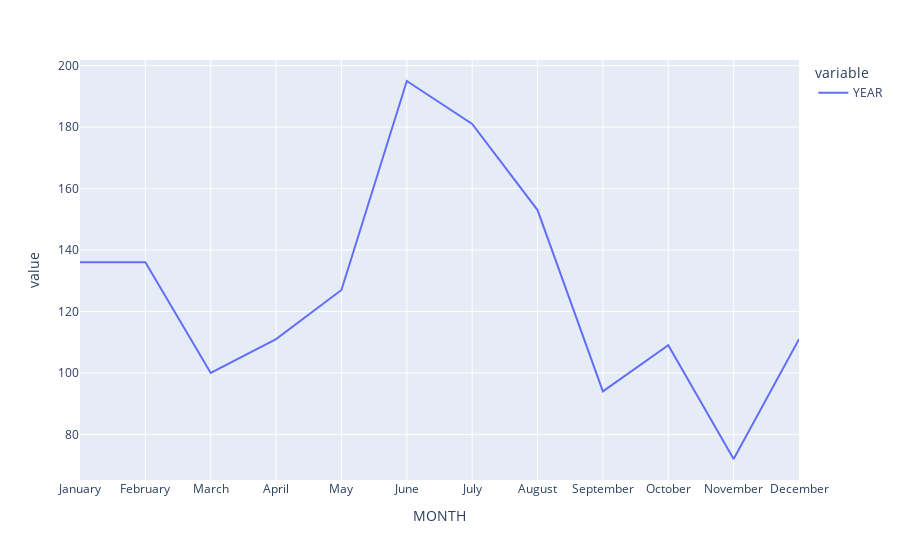

This figure's notebook cell:
### Code cell
month_order = ["January", "February", "March", "April", "May", "June", 
               "July", "August", "September", "October", "November", "December"]
num_month = relevant.groupby('MONTH')['YEAR'].count()
num_month = num_month.sort_index(key=lambda x: x.map(lambda month: month_order.index(month)))
month = px.line(num_month)
month.show()

### Figure 1 — Plotly figure (JSON) as saved in the notebook; plotly's stock layout.template omitted (floating-point values rounded to 4 significant figures)
{"data": [{"hovertemplate": "variable=YEAR<br>MONTH=%{x}<br>value=%{y}<extra></extra>", "legendgroup": "YEAR", "line": {"color": "#636efa", "dash": "solid"}, "marker": {"symbol": "circle"}, "mode": "lines", "name": "YEAR", "orientation": "v", "showlegend": true, "type": "scatter", "x": ["January", "February", "March", "April", "May", "June", "July", "August", "September", "October", "November", "December"], "xaxis": "x", "y": [136, 136, 100, 111, 127, 195, 181, 153, 94, 109, 72, 111], "yaxis": "y"}], "layout": {"legend": {"title": {"text": "variable"}, "tracegroupgap": 0}, "margin": {"t": 60}, "xaxis": {"anchor": "y", "domain": [0, 1], "title": {"text": "MONTH"}}, "yaxis": {"anchor": "x", "domain": [0, 1], "title": {"text": "value"}}}}
